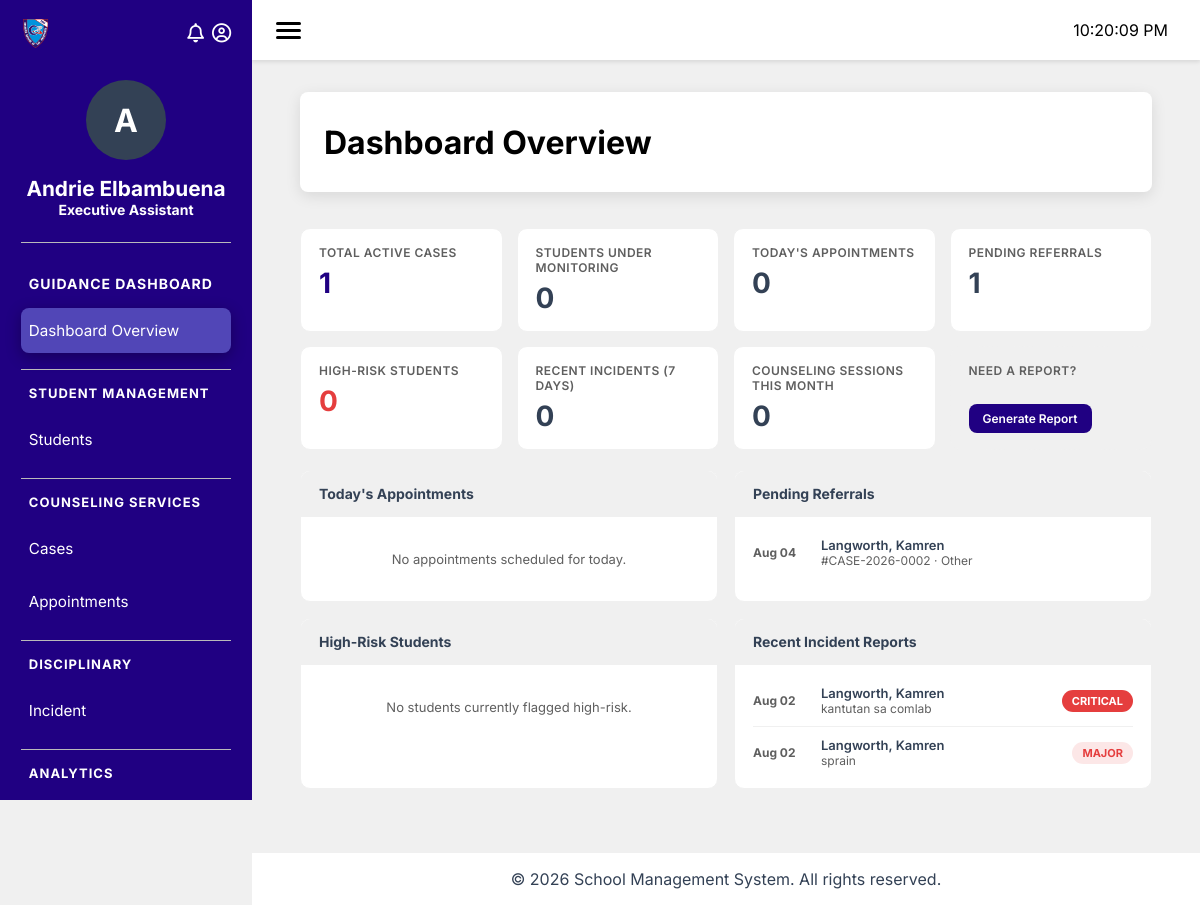
/modules/guidance/index.php (signed in), run on the app's committed database.
### tables this page shows
CREATE TABLE `sms_employee` (
  `employee_id` bigint(100) NOT NULL,
  `first_name` varchar(100) DEFAULT NULL,
  `middle_name` varchar(100) DEFAULT NULL,
  `last_name` varchar(100) DEFAULT NULL,
  `role` int(100) DEFAULT NULL,
  `status` enum('active','inactive') DEFAULT NULL,
  `date_hired` date DEFAULT NULL,
  `user_id` int(11) DEFAULT NULL,
  `department` int(100) DEFAULT NULL,
  `position` int(100) DEFAULT NULL
);

CREATE TABLE `sd_position` (
  `position_id` int(10) NOT NULL,
  `position_name` varchar(100) DEFAULT NULL,
  `department` int(100) DEFAULT NULL
);

CREATE TABLE `gd_referrals` (
  `referral_id` int(20) NOT NULL AUTO_INCREMENT,
  `case_id` int(20) NOT NULL,
  `referred_by` int(10) NOT NULL,
  `referral_source` enum('Teacher','Adviser','Principal','Parent','Self','Other') NOT NULL,
  `referral_reason` text NOT NULL,
  `referral_status` enum('Pending','Accepted','Rejected') DEFAULT 'Pending',
  `referral_date` date NOT NULL,
  `remarks` text DEFAULT NULL,
  PRIMARY KEY (`referral_id`),
  KEY `idx_ref_case` (`case_id`),
  KEY `idx_ref_emp` (`referred_by`),
  CONSTRAINT `fk_ref_case` FOREIGN KEY (`case_id`) REFERENCES `gd_cases` (`case_id`) ON DELETE CASCADE,
  CONSTRAINT `fk_ref_emp` FOREIGN KEY (`referred_by`) REFERENCES `em_employees` (`employee_id`)
);

CREATE TABLE `gd_cases` (
  `case_id` int(20) NOT NULL AUTO_INCREMENT,
  `student_number` varchar(20) NOT NULL,
  `counselor_id` int(10) NOT NULL,
  `case_number` varchar(30) NOT NULL,
  `case_type` enum('Referral','Walk-in','Self Referral','Incident') NOT NULL,
  `priority` enum('Low','Medium','High','Critical') DEFAULT 'Medium',
  `status` enum('Open','In Progress','Closed') DEFAULT 'Open',
  `summary` text DEFAULT NULL,
  `opened_at` datetime NOT NULL,
  `closed_at` datetime DEFAULT NULL,
  `created_at` timestamp NOT NULL DEFAULT current_timestamp(),
  `updated_at` timestamp NOT NULL DEFAULT current_timestamp() ON UPDATE current_timestamp(),
  PRIMARY KEY (`case_id`),
  UNIQUE KEY `case_number` (`case_number`),
  KEY `idx_case_student` (`student_number`),
  KEY `idx_case_counselor` (`counselor_id`),
  CONSTRAINT `fk_case_counselor` FOREIGN KEY (`counselor_id`) REFERENCES `em_employees` (`employee_id`),
  CONSTRAINT `fk_case_student` FOREIGN KEY (`student_number`) REFERENCES `enr_students` (`student_number`) ON DELETE CASCADE
);

CREATE TABLE `gd_incidents` (
  `incident_id` int(20) NOT NULL AUTO_INCREMENT,
  `student_number` varchar(20) NOT NULL,
  `reported_by` int(10) NOT NULL,
  `case_id` int(20) DEFAULT NULL,
  `incident_type` varchar(100) NOT NULL,
  `severity` enum('Minor','Moderate','Major','Critical') DEFAULT 'Minor',
  `incident_date` datetime NOT NULL,
  `location` varchar(255) DEFAULT NULL,
  `description` longtext NOT NULL,
  `action_taken` text DEFAULT NULL,
  `action_date` date DEFAULT NULL,
  `status` enum('Reported','Investigating','Resolved','Closed') DEFAULT 'Reported',
  `created_at` timestamp NOT NULL DEFAULT current_timestamp(),
  PRIMARY KEY (`incident_id`),
  KEY `idx_inc_student` (`student_number`),
  KEY `idx_inc_emp` (`reported_by`),
  KEY `idx_inc_case` (`case_id`),
  CONSTRAINT `fk_inc_case` FOREIGN KEY (`case_id`) REFERENCES `gd_cases` (`case_id`) ON DELETE SET NULL,
  CONSTRAINT `fk_inc_emp` FOREIGN KEY (`reported_by`) REFERENCES `em_employees` (`employee_id`),
  CONSTRAINT `fk_inc_student` FOREIGN KEY (`student_number`) REFERENCES `enr_students` (`student_number`) ON DELETE CASCADE
);

### modules/guidance/pages/dashboard-overview.php (the view, shortened to what the rows shown need)
<?php
include_once __DIR__ . '/../classes/Analytics.php';
$analyticsClass = new Analytics();
$pendingReferrals = $analyticsClass->getPendingReferralsList();
$recentIncidents  = $analyticsClass->getRecentIncidentsList();
function dshbrd_severity_badge_class($severity) {
    return match ($severity) {
        'Critical' => 'dshbrd-badge--severity-critical',
        'Major' => 'dshbrd-badge--severity-major',
        'Moderate' => 'dshbrd-badge--severity-moderate',
        default => 'dshbrd-badge--severity-minor',
    };
}
?>
<div class="module-header">
    <h1>Dashboard Overview</h1>
</div>
<div class="module-content">
    <div class="dshbrd-widget-grid">
        <div class="dshbrd-widget">
            <div class="dshbrd-widget__body">
                <?php if (empty($pendingReferrals)): ?>
                    <div class="dshbrd-empty">No pending referrals.</div>
                <?php else: ?>
                    <?php foreach ($pendingReferrals as $r): ?>
                        <div class="dshbrd-list-item">
                            <div class="dshbrd-list-item__time"><?= date('M d', strtotime($r['referral_date'])) ?></div>
                            <div class="dshbrd-list-item__body">
                                <div class="dshbrd-list-item__title"><?= htmlspecialchars($r['student_name']) ?></div>
                                <div class="dshbrd-list-item__sub">#<?= htmlspecialchars($r['case_number']) ?> &middot; <?= htmlspecialchars($r['referral_source']) ?></div>
                            </div>
                        </div>
                    <?php endforeach; ?>
                <?php endif; ?>
            </div>
        </div>
        <div class="dshbrd-widget">
            <div class="dshbrd-widget__body">
                <?php if (empty($recentIncidents)): ?>
                    <div class="dshbrd-empty">No recent incidents.</div>
                <?php else: ?>
                    <?php foreach ($recentIncidents as $i): ?>
                        <div class="dshbrd-list-item">
                            <div class="dshbrd-list-item__time"><?= date('M d', strtotime($i['incident_date'])) ?></div>
                            <div class="dshbrd-list-item__body">
                                <div class="dshbrd-list-item__title"><?= htmlspecialchars($i['student_name']) ?></div>
                                <div class="dshbrd-list-item__sub"><?= htmlspecialchars($i['incident_type']) ?></div>
                            </div>
                            <span class="dshbrd-badge <?= dshbrd_severity_badge_class($i['severity']) ?>"><?= htmlspecialchars($i['severity']) ?></span>
                        </div>
                    <?php endforeach; ?>
                <?php endif; ?>
            </div>
        </div>
    </div>
</div>

### modules/guidance/includes/sidebar.php (shortened to what the rows shown need)
<?php
include __DIR__ . '/../classes/Employee.php';
$employeeClass = new Employee();
?>
<aside class="sidebar">
    <div class="sidebar-header">
        <div class="user_avatar"><?= substr(htmlspecialchars($employeeClass->getEmployeeName()), 0, 1) ?></div>
        <h1 class="employee_name"><?= htmlspecialchars($employeeClass->getEmployeeName()) ?></h1>
        <p class="employee_position"><?= htmlspecialchars($employeeClass->getEmployeePosition()) ?></p>
    </div>
    <h2>Guidance Dashboard</h2>
</aside>

### data on the page
sms_employee: first_name+last_name "A", $employeeClass->getEmployeeName() "Andrie Elbambuena"
sd_position: position_name "Executive Assistant"
gd_referrals: referral_date "Aug 04", student_name "Langworth, Kamren", case.case_number "CASE-2026-0002", referral_source "Other"
gd_incidents: incident_date "Aug 02", student_name "Langworth, Kamren", incident_type "kantutan sa comlab", severity "CRITICAL"
gd_incidents: incident_date "Aug 02", student_name "Langworth, Kamren", incident_type "sprain", severity "MAJOR"

### other printed values
$label "Dashboard Overview"
str_replace('-', ' ', $section) "STUDENT MANAGEMENT"
$label "Students"
str_replace('-', ' ', $section) "COUNSELING SERVICES"
$label "Cases"
$label "Appointments"
str_replace('-', ' ', $section) "DISCIPLINARY"
$label "Incident"
str_replace('-', ' ', $section) "ANALYTICS"
$summary['active_cases'] "1"
$summary['students_monitoring'] "0"
$summary['todays_appointments'] "0"
$summary['pending_referrals'] "1"
$summary['high_risk_students'] "0"
$summary['recent_incidents'] "0"
